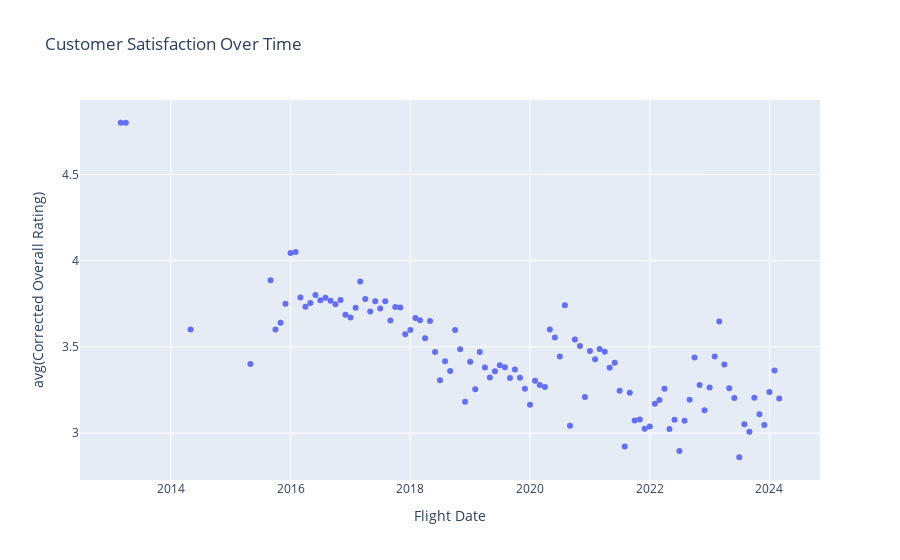

Write notebook code for a chart like this one.
### Code cell
# Convert 'Flight Date' to string format
selected_df = selected_df.withColumn('Flight Date', selected_df['Flight Date'].cast('string'))

# Group by 'Flight Date' and calculate the average 'Overall Rating'
average_ratings_by_date = selected_df.groupBy('Flight Date').avg('Corrected Overall Rating')

average_ratings_by_date.count()

# Convert the DataFrame to Pandas
average_ratings_by_date_pd = average_ratings_by_date.toPandas()

# Create the scatter plot
fig = px.scatter(average_ratings_by_date_pd, x='Flight Date', y='avg(Corrected Overall Rating)', title='Customer Satisfaction Over Time')
fig.show()

### Figure 1 — Plotly figure (JSON) as saved in the notebook; plotly's stock layout.template omitted (floating-point values rounded to 4 significant figures)
{"data": [{"hovertemplate": "Flight Date=%{x}<br>avg(Corrected Overall Rating)=%{y}<extra></extra>", "legendgroup": "", "marker": {"color": "#636efa", "symbol": "circle"}, "mode": "markers", "name": "", "orientation": "v", "showlegend": false, "type": "scatter", "x": ["2023-05-01", "2015-05-01", "2017-10-01", "2014-05-01", "2022-06-01", "2017-11-01", "2020-01-01", "2021-07-01", "2015-09-01", "2015-11-01", "2019-08-01", "2017-12-01", "2019-04-01", "2018-01-01", "2023-09-01", "2016-04-01", "2016-12-01", "2022-12-01", "2021-09-01", "2019-01-01", "2020-12-01", "2016-10-01", "2019-12-01", "2018-12-01", "2016-11-01", "2016-08-01", "2021-04-01", "2021-03-01", "2022-03-01", "2019-03-01", "2018-07-01", "2019-02-01", "2016-06-01", "2023-01-01", "2020-06-01", "2022-04-01", "2017-09-01", "2023-12-01", "2021-12-01", "2019-10-01", "2020-09-01", "2017-01-01", "2023-03-01", "2023-11-01", "2016-01-01", "2016-05-01", "2022-07-01", "2022-02-01", "2016-02-01", "2017-03-01", "2019-09-01", "2017-02-01", "2020-07-01", "2021-11-01", "2022-11-01", "2020-03-01", "2023-06-01", "2024-03-01", "2020-10-01", "2022-05-01", "2018-05-01", "2018-02-01", "2015-10-01", "2023-08-01", "2021-02-01", "2023-02-01", "2021-06-01", "2018-03-01", "2013-03-01", "2020-04-01", "2019-05-01", "2017-05-01", "2021-08-01", "2022-09-01", "2019-11-01", "2017-06-01", "2018-11-01", "2018-04-01", "2016-07-01", "2016-09-01", "2016-03-01", "2018-08-01", "2023-04-01", "2021-05-01", "2023-07-01", "2020-02-01", "2021-01-01", "2023-10-01", "2022-08-01", "2019-06-01", "2019-07-01", "2013-04-01", "2017-07-01", "2018-09-01", "2017-08-01", "2020-08-01", "2018-06-01", "2017-04-01", "2020-11-01", "2024-01-01", "2021-10-01", "2022-01-01", "2018-10-01", "2015-12-01", "2022-10-01", "2024-02-01", "2020-05-01"], "xaxis": "x", "y": [3.26, 3.4, 3.731, 3.6, 3.077, 3.728, 3.163, 3.246, 3.886, 3.64, 3.381, 3.574, 3.38, 3.597, 3.007, 3.733, 3.686, 3.132, 3.234, 3.413, 3.209, 3.747, 3.256, 3.181, 3.772, 3.785, 3.471, 3.487, 3.191, 3.469, 3.305, 3.253, 3.8, 3.264, 3.554, 3.257, 3.652, 3.046, 3.024, 3.369, 3.042, 3.67, 3.647, 3.109, 4.044, 3.754, 2.895, 3.169, 4.05, 3.879, 3.319, 3.726, 3.444, 3.078, 3.279, 3.279, 3.203, 3.2, 3.543, 3.024, 3.65, 3.667, 3.6, 3.05, 3.427, 3.443, 3.408, 3.654, 4.8, 3.267, 3.322, 3.705, 2.921, 3.193, 3.32, 3.765, 3.486, 3.55, 3.771, 3.768, 3.786, 3.416, 3.398, 3.379, 2.859, 3.303, 3.475, 3.205, 3.07, 3.359, 3.393, 4.8, 3.722, 3.359, 3.765, 3.741, 3.47, 3.778, 3.504, 3.238, 3.072, 3.037, 3.598, 3.75, 3.438, 3.363, 3.6], "yaxis": "y"}], "layout": {"legend": {"tracegroupgap": 0}, "title": {"text": "Customer Satisfaction Over Time"}, "xaxis": {"anchor": "y", "domain": [0, 1], "title": {"text": "Flight Date"}}, "yaxis": {"anchor": "x", "domain": [0, 1], "title": {"text": "avg(Corrected Overall Rating)"}}}}
